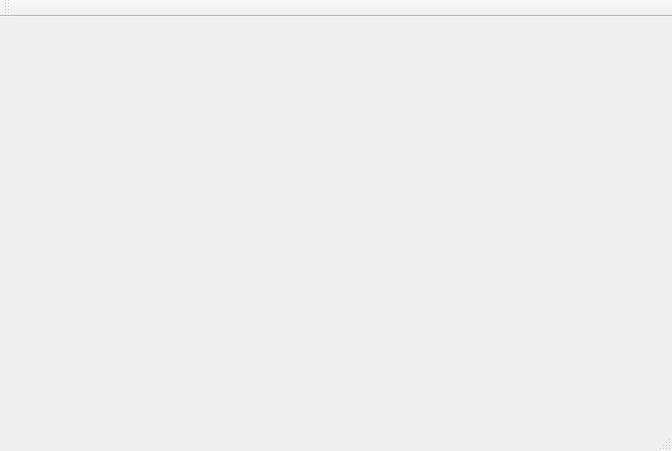
<?xml version="1.0" encoding="UTF-8"?>
<ui version="4.0">
 <class>MainWindow</class>
 <widget class="QMainWindow" name="MainWindow">
  <property name="geometry">
   <rect>
    <x>0</x>
    <y>0</y>
    <width>672</width>
    <height>451</height>
   </rect>
  </property>
  <property name="windowTitle">
   <string>MainWindow</string>
  </property>
  <widget class="QWidget" name="centralWidget"/>
  <widget class="QMenuBar" name="menuBar">
   <property name="geometry">
    <rect>
     <x>0</x>
     <y>0</y>
     <width>672</width>
     <height>21</height>
    </rect>
   </property>
  </widget>
  <widget class="QToolBar" name="mainToolBar">
   <attribute name="toolBarArea">
    <enum>TopToolBarArea</enum>
   </attribute>
   <attribute name="toolBarBreak">
    <bool>false</bool>
   </attribute>
  </widget>
  <widget class="QStatusBar" name="statusBar"/>
 </widget>
 <layoutdefault spacing="6" margin="11"/>
 <resources/>
 <connections/>
</ui>
